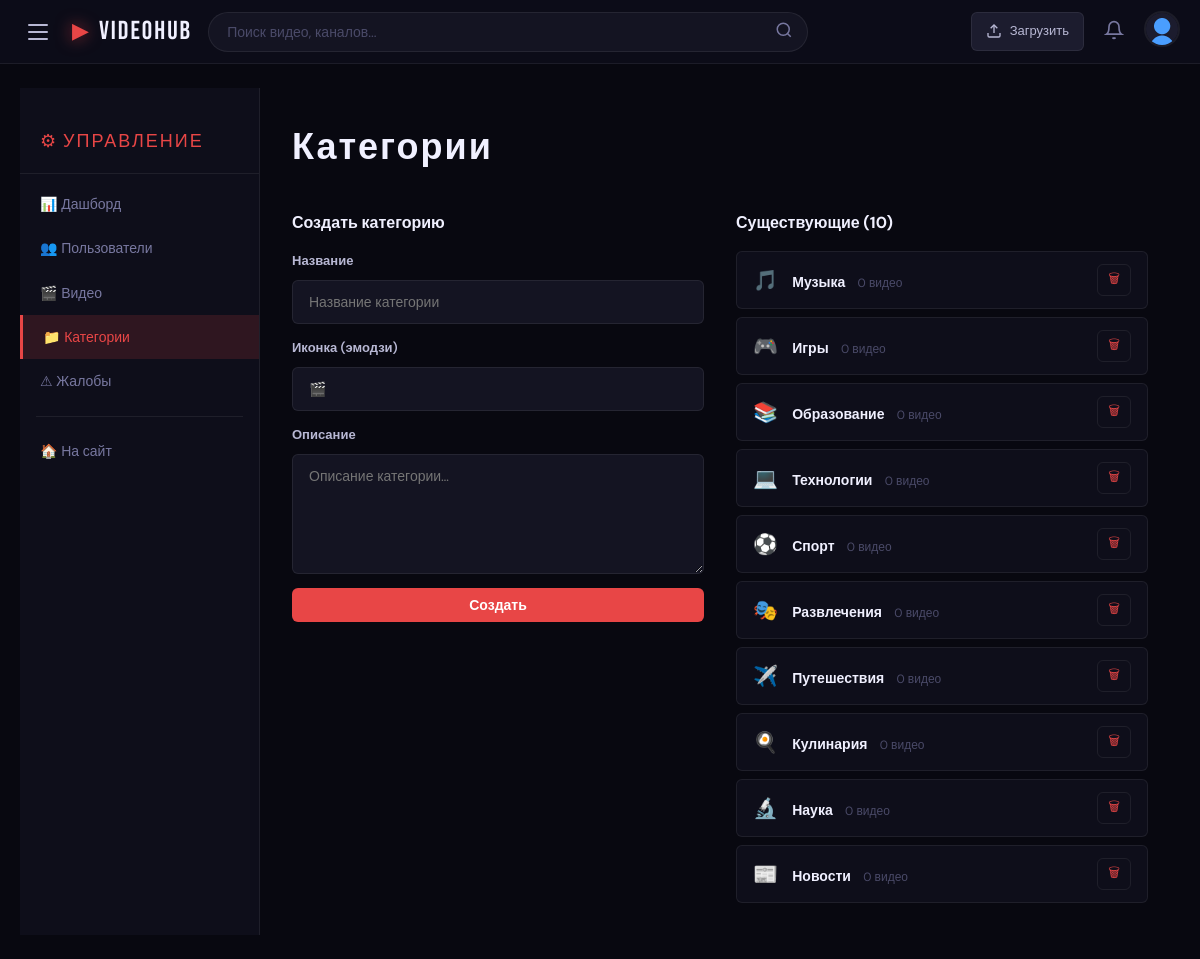
The app's page /admin/categories (signed in) with its own data.
### app/models.py (models this page shows, shortened)
class User(UserMixin, db.Model):
    __tablename__ = 'users'
    id = db.Column(db.Integer, primary_key=True)
    username = db.Column(db.String(50), unique=True, nullable=False, index=True)
    email = db.Column(db.String(120), unique=True, nullable=False, index=True)
    password_hash = db.Column(db.String(256))
    display_name = db.Column(db.String(100))
    bio = db.Column(db.Text, default='')
    avatar = db.Column(db.String(255), default='default_avatar.png')
    banner = db.Column(db.String(255))
    role = db.Column(db.String(20), default='user')
    is_verified = db.Column(db.Boolean, default=False)
    is_active = db.Column(db.Boolean, default=True)
    is_banned = db.Column(db.Boolean, default=False)
    ban_reason = db.Column(db.String(255))
    verification_token = db.Column(db.String(100))
    reset_token = db.Column(db.String(100))
    reset_token_expires = db.Column(db.DateTime)
    created_at = db.Column(db.DateTime, default=lambda: datetime.now(timezone.utc))
    last_seen = db.Column(db.DateTime, default=lambda: datetime.now(timezone.utc))
    preferences = db.Column(db.Text, default='{}')
    videos = db.relationship('Video', backref='author', lazy='dynamic', foreign_keys='Video.user_id')
    comments = db.relationship('Comment', backref='author', lazy='dynamic')
    likes = db.relationship('Like', backref='user', lazy='dynamic')
    playlists = db.relationship('Playlist', backref='owner', lazy='dynamic')
    notifications = db.relationship('Notification', backref='user', lazy='dynamic', foreign_keys='Notification.user_id')
    subscribed_to = db.relationship(
        'User', secondary=subscriptions,
        primaryjoin=(subscriptions.c.subscriber_id == id),
        secondaryjoin=(subscriptions.c.channel_id == id),
        backref=db.backref('subscribers', lazy='dynamic'), lazy='dynamic'
    )
    @property
    def is_admin(self): return self.role == 'admin'
    @property
    def is_moderator(self): return self.role in ['admin', 'moderator']

class Category(db.Model):
    __tablename__ = 'categories'
    id = db.Column(db.Integer, primary_key=True)
    name = db.Column(db.String(50), unique=True, nullable=False)
    slug = db.Column(db.String(50), unique=True, nullable=False)
    icon = db.Column(db.String(10), default='📹')
    description = db.Column(db.Text)
    created_at = db.Column(db.DateTime, default=lambda: datetime.now(timezone.utc))
    videos = db.relationship('Video', backref='category', lazy='dynamic')
    def video_count(self): return self.videos.filter_by(status='published').count()

### app/routes/admin.py (the view, shortened to what this page needs)
@admin_bp.route('/categories', methods=['GET', 'POST'])
@login_required
@admin_required
def categories():
    cats = Category.query.all()
    return render_template('admin/categories.html', categories=cats)

### app/models.py (called while the page is built)
@login_manager.user_loader
def load_user(user_id): return db.session.get(User, int(user_id))

### app/routes/admin.py (called while the page is built)
def admin_required(f):
    @wraps(f)
    def decorated_function(*args, **kwargs):
        if not current_user.is_authenticated or not current_user.is_admin:
            abort(403)
        return f(*args, **kwargs)
    return decorated_function

### app/utils/context_processors.py (called while the page is built)
def register_context_processors(app):
    @app.context_processor
    def inject_globals():
        from app.models import Category, Notification
        categories = Category.query.all()
        unread = 0
        if current_user.is_authenticated:
            unread = Notification.query.filter_by(user_id=current_user.id, is_read=False).count()
        return dict(g_categories=categories, unread_notifications=unread)

### app/templates/admin/categories.html (shortened to what this page needs)
{% extends "base.html" %}
{% block content %}
<div style="display:flex;gap:0;min-height:calc(100vh - var(--nav-h));">
    <div class="admin-sidebar" style="width:240px;flex-shrink:0;">
        <div style="padding:16px 20px;font-family:var(--font-display);font-size:18px;letter-spacing:2px;color:var(--accent);border-bottom:1px solid var(--border);margin-bottom:8px;">⚙ УПРАВЛЕНИЕ</div>
        <nav>
            <a href="{{ url_for('admin.dashboard') }}" class="admin-nav-item">📊 Дашборд</a>
            <a href="{{ url_for('admin.users') }}" class="admin-nav-item">👥 Пользователи</a>
            <a href="{{ url_for('admin.videos') }}" class="admin-nav-item">🎬 Видео</a>
            <a href="{{ url_for('admin.categories') }}" class="admin-nav-item active">📁 Категории</a>
            <a href="{{ url_for('admin.reports') }}" class="admin-nav-item">⚠ Жалобы</a>
            <div style="height:1px;background:var(--border);margin:12px 16px;"></div>
            <a href="{{ url_for('main.index') }}" class="admin-nav-item">🏠 На сайт</a>
        </nav>
    </div>
    <div style="flex:1;padding:32px;">
        <h1 class="admin-title">Категории</h1>
        <div style="display:grid;grid-template-columns:1fr 1fr;gap:32px;">
            <div>
                <h3 style="font-size:16px;font-weight:700;margin-bottom:16px;">Создать категорию</h3>
                <form method="POST" style="display:flex;flex-direction:column;gap:14px;">
                    <div class="form-group">
                        <label class="form-label">Название</label>
                        <input type="text" class="form-input" name="name" placeholder="Название категории" required>
                    </div>
                    <div class="form-group">
                        <label class="form-label">Иконка (эмодзи)</label>
                        <input type="text" class="form-input" name="icon" placeholder="🎬" maxlength="5">
                    </div>
                    <div class="form-group">
                        <label class="form-label">Описание</label>
                        <textarea class="form-textarea" name="description" rows="3" placeholder="Описание категории…"></textarea>
                    </div>
                    <button type="submit" class="btn-primary">Создать</button>
                </form>
            </div>
            <div>
                <h3 style="font-size:16px;font-weight:700;margin-bottom:16px;">Существующие ({{ categories|length }})</h3>
                <div style="display:flex;flex-direction:column;gap:8px;">
                {% for cat in categories %}
                <div style="display:flex;align-items:center;justify-content:space-between;padding:12px 16px;background:var(--bg-1);border:1px solid var(--border);border-radius:var(--radius-sm);">
                    <div>
                        <span style="font-size:20px;margin-right:10px;">{{ cat.icon }}</span>
                        <strong style="font-size:14px;">{{ cat.name }}</strong>
                        <span style="font-size:12px;color:var(--text-3);margin-left:8px;">{{ cat.video_count() }} видео</span>
                    </div>
                    <form method="POST" style="display:inline;">
                        <button type="submit" onclick="return confirm('Удалить категорию?')" style="color:var(--accent);font-size:13px;padding:4px 10px;" class="btn-secondary">🗑</button>
                    </form>
                </div>
                {% endfor %}
                </div>
            </div>
        </div>
    </div>
</div>
{% endblock %}

### app/templates/base.html (shortened to what this page needs)
<!DOCTYPE html>
<html lang="ru">
<head>
    <link rel="stylesheet" href="{{ url_for('static', filename='css/main.css') }}">
</head>
<body class="{% block body_class %}{% endblock %}">
<nav class="navbar" id="navbar">
    <div class="nav-inner">
        <div class="nav-left">
            <button class="sidebar-toggle" id="sidebarToggle" aria-label="Меню">
                <span></span><span></span><span></span>
            </button>
            <a href="{{ url_for('main.index') }}" class="nav-logo">
                <span class="logo-icon">▶</span>
                <span class="logo-text">VideoHub</span>
            </a>
        </div>
        <div class="nav-center">
            <form class="search-form" action="{{ url_for('main.search') }}" method="get">
                <input type="text" name="q" placeholder="Поиск видео, каналов..."
                       value="{{ request.args.get('q', '') }}"
                       class="search-input" autocomplete="off" id="searchInput">
                <button type="submit" class="search-btn">
                    <svg width="18" height="18" viewBox="0 0 24 24" fill="none" stroke="currentColor" stroke-width="2">
                        <circle cx="11" cy="11" r="8"/><path d="m21 21-4.35-4.35"/>
                    </svg>
                </button>
            </form>
        </div>
        <div class="nav-right">
            {% if current_user.is_authenticated %}
                <a href="{{ url_for('videos.upload') }}" class="btn-upload">
                    <svg width="16" height="16" viewBox="0 0 24 24" fill="none" stroke="currentColor" stroke-width="2">
                        <path d="M21 15v4a2 2 0 0 1-2 2H5a2 2 0 0 1-2-2v-4"/>
                        <polyline points="17 8 12 3 7 8"/><line x1="12" y1="3" x2="12" y2="15"/>
                    </svg>
                    <span>Загрузить</span>
                </a>
                <div class="nav-notifications">
                    <button class="notif-btn" id="notifBtn" onclick="window.location='{{ url_for('users.notifications') }}'">
                        <svg width="20" height="20" viewBox="0 0 24 24" fill="none" stroke="currentColor" stroke-width="2">
                            <path d="M18 8A6 6 0 0 0 6 8c0 7-3 9-3 9h18s-3-2-3-9"/>
                            <path d="M13.73 21a2 2 0 0 1-3.46 0"/>
                        </svg>
                    </button>
                </div>
                <div class="nav-user-menu">
                    <button class="user-avatar-btn" id="userMenuBtn">
                        <img src="{{ url_for('static', filename='uploads/avatars/' + current_user.avatar) if current_user.avatar and current_user.avatar != 'default_avatar.png' else url_for('static', filename='img/default_avatar.png') }}"
                             alt="{{ current_user.username }}" class="nav-avatar"
                             onerror="this.src='{{ url_for('static', filename='img/default_avatar.png') }}'">
                    </button>
                </div>
            {% else %}
                <a href="{{ url_for('auth.login') }}" class="btn-secondary">Войти</a>
                <a href="{{ url_for('auth.register') }}" class="btn-primary">Регистрация</a>
            {% endif %}
        </div>
    </div>
</nav>
<div class="main-wrapper">
    <main class="content">
        {% block content %}{% endblock %}
    </main>
</div>
</body>
</html>

### records on screen
User: avatar (placeholder picture)
Category: icon "🎵", name "Музыка", video_count "0"
Category: icon "🎮", name "Игры", video_count "0"
Category: icon "📚", name "Образование", video_count "0"
Category: icon "💻", name "Технологии", video_count "0"
Category: icon "⚽", name "Спорт", video_count "0"
Category: icon "🎭", name "Развлечения", video_count "0"
Category: icon "✈️", name "Путешествия", video_count "0"
Category: icon "🍳", name "Кулинария", video_count "0"
Category: icon "🔬", name "Наука", video_count "0"
Category: icon "📰", name "Новости", video_count "0"

### other values on screen
{{ categories|length }} "10"
